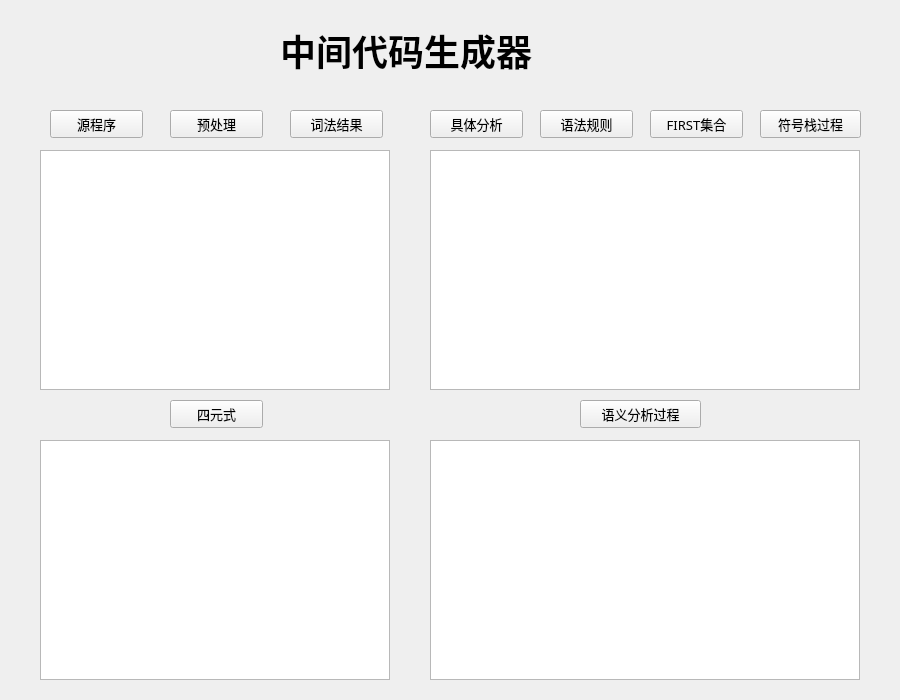
<?xml version="1.0" encoding="UTF-8"?>
<ui version="4.0">
 <class>Widget</class>
 <widget class="QWidget" name="Widget">
  <property name="geometry">
   <rect>
    <x>0</x>
    <y>0</y>
    <width>900</width>
    <height>700</height>
   </rect>
  </property>
  <property name="windowTitle">
   <string>Widget</string>
  </property>
  <widget class="QTextEdit" name="textEdit">
   <property name="geometry">
    <rect>
     <x>40</x>
     <y>150</y>
     <width>350</width>
     <height>240</height>
    </rect>
   </property>
   <property name="font">
    <font>
     <family>方正小标宋简体</family>
     <pointsize>10</pointsize>
     <weight>50</weight>
     <bold>false</bold>
    </font>
   </property>
  </widget>
  <widget class="QPushButton" name="SourceProgramButton">
   <property name="geometry">
    <rect>
     <x>50</x>
     <y>110</y>
     <width>93</width>
     <height>28</height>
    </rect>
   </property>
   <property name="font">
    <font>
     <family>楷体</family>
     <pointsize>10</pointsize>
    </font>
   </property>
   <property name="text">
    <string>源程序</string>
   </property>
  </widget>
  <widget class="QPushButton" name="PreProcessingButton">
   <property name="geometry">
    <rect>
     <x>170</x>
     <y>110</y>
     <width>93</width>
     <height>28</height>
    </rect>
   </property>
   <property name="font">
    <font>
     <family>楷体</family>
     <pointsize>10</pointsize>
    </font>
   </property>
   <property name="text">
    <string>预处理</string>
   </property>
  </widget>
  <widget class="QPushButton" name="LexResultsButton">
   <property name="geometry">
    <rect>
     <x>290</x>
     <y>110</y>
     <width>93</width>
     <height>28</height>
    </rect>
   </property>
   <property name="font">
    <font>
     <family>楷体</family>
     <pointsize>10</pointsize>
    </font>
   </property>
   <property name="text">
    <string>词法结果</string>
   </property>
  </widget>
  <widget class="QTextEdit" name="textEdit_2">
   <property name="geometry">
    <rect>
     <x>430</x>
     <y>150</y>
     <width>430</width>
     <height>240</height>
    </rect>
   </property>
   <property name="font">
    <font>
     <family>方正小标宋简体</family>
     <pointsize>10</pointsize>
     <weight>50</weight>
     <bold>false</bold>
    </font>
   </property>
  </widget>
  <widget class="QPushButton" name="SynGrammarButton">
   <property name="geometry">
    <rect>
     <x>540</x>
     <y>110</y>
     <width>93</width>
     <height>28</height>
    </rect>
   </property>
   <property name="font">
    <font>
     <family>楷体</family>
     <pointsize>10</pointsize>
    </font>
   </property>
   <property name="text">
    <string>语法规则</string>
   </property>
  </widget>
  <widget class="QPushButton" name="FirstSetButton">
   <property name="geometry">
    <rect>
     <x>650</x>
     <y>110</y>
     <width>93</width>
     <height>28</height>
    </rect>
   </property>
   <property name="font">
    <font>
     <family>楷体</family>
     <pointsize>10</pointsize>
    </font>
   </property>
   <property name="text">
    <string>FIRST集合</string>
   </property>
  </widget>
  <widget class="QPushButton" name="SysStackButton">
   <property name="geometry">
    <rect>
     <x>760</x>
     <y>110</y>
     <width>101</width>
     <height>28</height>
    </rect>
   </property>
   <property name="font">
    <font>
     <family>楷体</family>
     <pointsize>10</pointsize>
    </font>
   </property>
   <property name="text">
    <string>符号栈过程</string>
   </property>
  </widget>
  <widget class="QPushButton" name="AnalyzeButton">
   <property name="geometry">
    <rect>
     <x>430</x>
     <y>110</y>
     <width>93</width>
     <height>28</height>
    </rect>
   </property>
   <property name="font">
    <font>
     <family>楷体</family>
     <pointsize>10</pointsize>
    </font>
   </property>
   <property name="text">
    <string>具体分析</string>
   </property>
  </widget>
  <widget class="QTextEdit" name="textEdit_3">
   <property name="geometry">
    <rect>
     <x>430</x>
     <y>440</y>
     <width>430</width>
     <height>240</height>
    </rect>
   </property>
   <property name="font">
    <font>
     <family>方正小标宋简体</family>
     <pointsize>10</pointsize>
    </font>
   </property>
  </widget>
  <widget class="QTextEdit" name="textEdit_4">
   <property name="geometry">
    <rect>
     <x>40</x>
     <y>440</y>
     <width>350</width>
     <height>240</height>
    </rect>
   </property>
   <property name="font">
    <font>
     <family>方正小标宋简体</family>
     <pointsize>10</pointsize>
     <weight>50</weight>
     <bold>false</bold>
    </font>
   </property>
  </widget>
  <widget class="QPushButton" name="AnalyzeTestButton">
   <property name="geometry">
    <rect>
     <x>580</x>
     <y>400</y>
     <width>121</width>
     <height>28</height>
    </rect>
   </property>
   <property name="font">
    <font>
     <family>楷体</family>
     <pointsize>10</pointsize>
     <weight>50</weight>
     <bold>false</bold>
    </font>
   </property>
   <property name="text">
    <string>语义分析过程</string>
   </property>
  </widget>
  <widget class="QPushButton" name="QuaternionInformationButton">
   <property name="geometry">
    <rect>
     <x>170</x>
     <y>400</y>
     <width>93</width>
     <height>28</height>
    </rect>
   </property>
   <property name="font">
    <font>
     <family>楷体</family>
     <pointsize>10</pointsize>
    </font>
   </property>
   <property name="text">
    <string>四元式</string>
   </property>
  </widget>
  <widget class="QLabel" name="label">
   <property name="geometry">
    <rect>
     <x>280</x>
     <y>20</y>
     <width>330</width>
     <height>60</height>
    </rect>
   </property>
   <property name="font">
    <font>
     <family>楷体</family>
     <pointsize>27</pointsize>
     <weight>75</weight>
     <bold>true</bold>
    </font>
   </property>
   <property name="text">
    <string>中间代码生成器</string>
   </property>
  </widget>
 </widget>
 <resources/>
 <connections/>
</ui>
